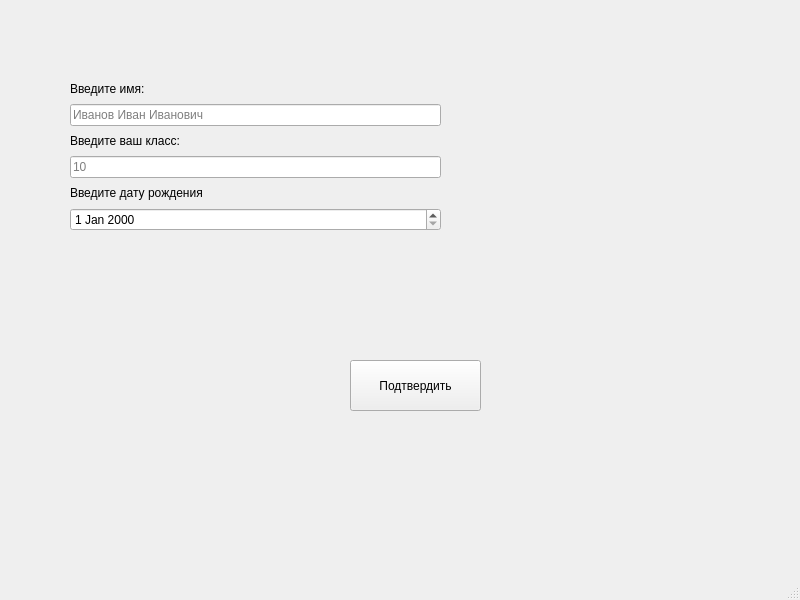
<?xml version="1.0" encoding="UTF-8"?>
<ui version="4.0">
 <class>MainWindow</class>
 <widget class="QMainWindow" name="MainWindow">
  <property name="geometry">
   <rect>
    <x>0</x>
    <y>0</y>
    <width>800</width>
    <height>600</height>
   </rect>
  </property>
  <property name="windowTitle">
   <string>MainWindow</string>
  </property>
  <widget class="QWidget" name="centralwidget">
   <widget class="QPushButton" name="okButton">
    <property name="geometry">
     <rect>
      <x>350</x>
      <y>360</y>
      <width>131</width>
      <height>51</height>
     </rect>
    </property>
    <property name="text">
     <string>Подтвердить</string>
    </property>
   </widget>
   <widget class="QWidget" name="verticalLayoutWidget">
    <property name="geometry">
     <rect>
      <x>70</x>
      <y>80</y>
      <width>371</width>
      <height>151</height>
     </rect>
    </property>
    <layout class="QVBoxLayout" name="verticalLayout">
     <item>
      <widget class="QLabel" name="label">
       <property name="text">
        <string>Введите имя:</string>
       </property>
      </widget>
     </item>
     <item>
      <widget class="QLineEdit" name="nameEdit">
       <property name="inputMask">
        <string/>
       </property>
       <property name="text">
        <string/>
       </property>
       <property name="placeholderText">
        <string>Иванов Иван Иванович</string>
       </property>
      </widget>
     </item>
     <item>
      <widget class="QLabel" name="label_2">
       <property name="text">
        <string>Введите ваш класс:</string>
       </property>
      </widget>
     </item>
     <item>
      <widget class="QLineEdit" name="classEdit">
       <property name="inputMask">
        <string/>
       </property>
       <property name="text">
        <string/>
       </property>
       <property name="placeholderText">
        <string>10</string>
       </property>
      </widget>
     </item>
     <item>
      <widget class="QLabel" name="label_3">
       <property name="text">
        <string>Введите дату рождения</string>
       </property>
      </widget>
     </item>
     <item>
      <widget class="QDateEdit" name="birthEdit"/>
     </item>
    </layout>
   </widget>
   <zorder>verticalLayoutWidget</zorder>
   <zorder>okButton</zorder>
  </widget>
  <widget class="QMenuBar" name="menubar">
   <property name="geometry">
    <rect>
     <x>0</x>
     <y>0</y>
     <width>800</width>
     <height>26</height>
    </rect>
   </property>
  </widget>
  <widget class="QStatusBar" name="statusbar"/>
 </widget>
 <resources/>
 <connections/>
</ui>
